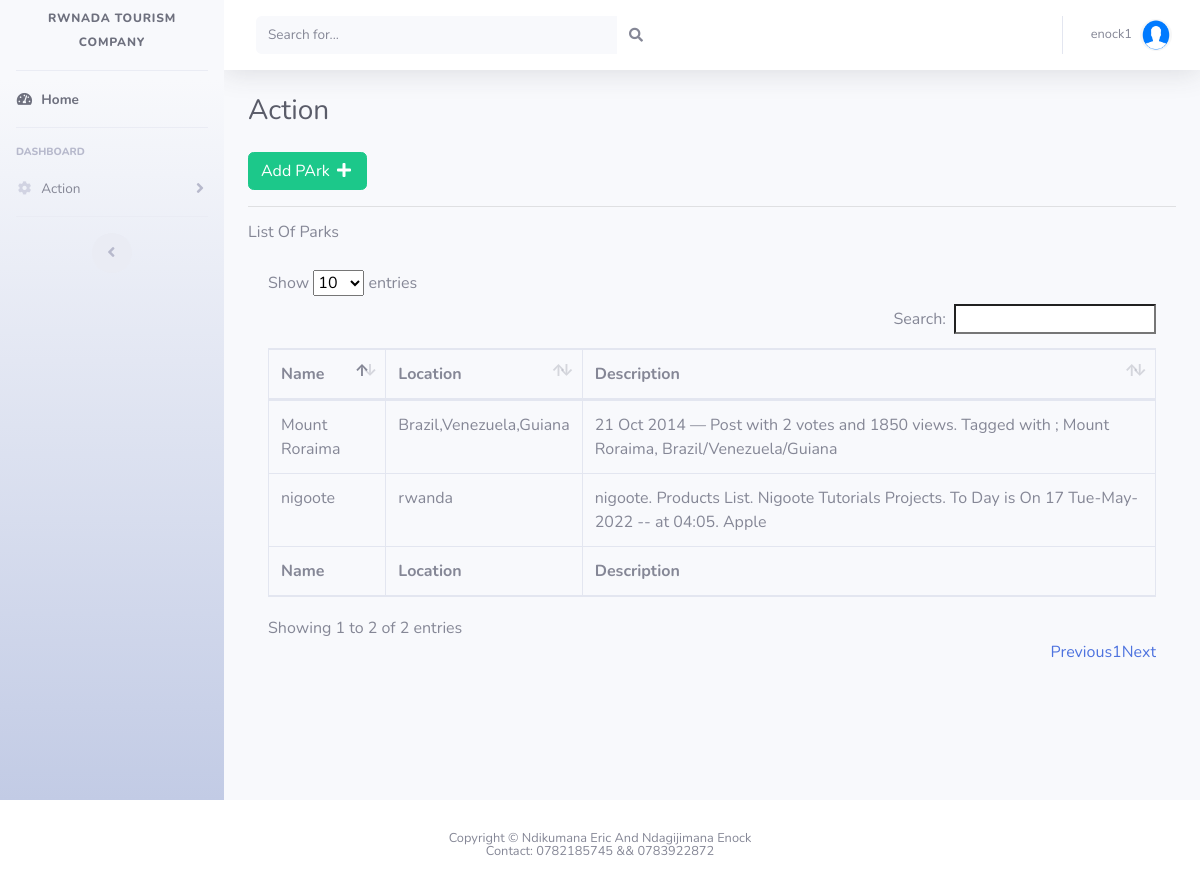
The page /admin/action.php (signed in) on the database its author committed.
### tables this page shows
CREATE TABLE `tblparks` (
  `id` int(11) NOT NULL,
  `name` varchar(45) NOT NULL,
  `location` varchar(45) NOT NULL,
  `imagepark` varchar(200) NOT NULL,
  `descriptions` varchar(100) NOT NULL,
  `Status` int(3) NOT NULL
);

### admin/action.php (the view, shortened to what this page needs)
<?php
include('includes/config.php');
if (strlen($_SESSION['username']) == 0) {
    header('location:../index.php');
} else {
?>
<!DOCTYPE html>
<html lang="en">
<head>
    <link href="plugins/vendor/fontawesome-free/css/all.min.css" rel="stylesheet" type="text/css">
    <link href="plugins/css/sb-admin-2.min.css" rel="stylesheet">
    <link href="https://cdn.jsdelivr.net/npm/select2@4.1.0-rc.0/dist/css/select2.min.css" rel="stylesheet" />
    <link href="vendor/datatables/dataTables.bootstrap4.min.css" rel="stylesheet">
    <link rel="stylesheet" type="text/css" href="https://cdn.datatables.net/v/dt/dt-1.11.4/datatables.min.css" />
</head>
<body id="page-top">
    <div id="wrapper">
        <?php include('includes/sidebar.php'); ?>
        <div id="content-wrapper" class="d-flex flex-column">
            <div id="content">
                <?php include('includes/topbar.php'); ?>
                <div class="container-fluid">
                    <div class="d-sm-flex align-items-center justify-content-between mb-4">
                        <h1 class="h3 mb-0 text-gray-800">Action</h1>
                    </div>
                    <div class="row">
                        <div class="col-lg-12">
                            <a href="#" data-toggle="modal" data-target="#parkModal" class="btn btn-success">Add PArk <i
                                    class="fas fa-fw fa-plus"></i></i></a>
                            <hr>
                            <h6>List Of Parks</h6>
                            <div class="card-body">
                                <div class="table-responsive">
                                    <table class="table table-bordered" id="example" width="100%" cellspacing="0">
                                        <thead>
                                            <tr>
                                                <th>Name</th>
                                                <th>Location</th>
                                                <th>Description</th>
                                            </tr>
                                        </thead>
                                        <tfoot>
                                            <tr>
                                                <th>Name</th>
                                                <th>Location</th>
                                                <th>Description</th>
                                            </tr>
                                        </tfoot>
                                        <tbody>
                                            <?php
                                            $st=1;
                                                $select ="SELECT * FROM `tblparks` Where Status=?";
                                                $st11= $dbh->prepare($select);
                                                $st11->execute([$st]);
                                                while ($row = $st11->fetch(PDO::FETCH_OBJ)) {
                                            ?>
                                            <tr>
                                                <td><?php echo $row->name;?></td>
                                                <td><?php echo $row->location;?></td>
                                                <td><?php echo $row->descriptions;?></td>
                                            </tr>
                                            <?php
                                                }
                                            ?>
                                        </tbody>
                                    </table>
                                </div>
                            </div>
                        </div>
                    </div>
                </div>
            </div>
        </div>
    </div>
    <?php include('includes/footer.php'); ?>
</body>
</html>
<?php
 }
?>

### rows shown on the page
tblparks: name "Mount Roraima", location "Brazil,Venezuela,Guiana", descriptions "21 Oct 2014 — Post with 2 votes and 1850 views. Tagged with ; Mount Roraima, Brazil/Venezuela/Guiana"
tblparks: name "nigoote", location "rwanda", descriptions "nigoote. Products List. Nigoote Tutorials Projects. To Day is On 17 Tue-May-2022 -- at 04:05. Apple"

### other values the page prints
$_SESSION['username'] "enock1"
